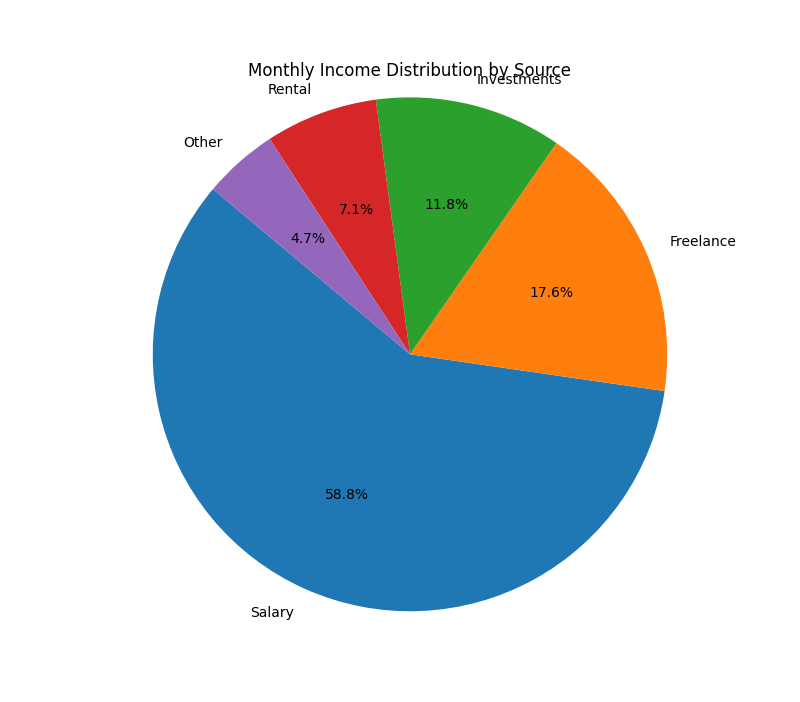

Write Python code to recreate this figure.
"""Create a pie chart to visualize the distribution of your monthly income by source. You have collected data on the various sources of your income, such as salary, freelance work, investments, and rental income. Share your conclusion/analysis.

 Input: income_sources = ['Salary', 'Freelance', 'Investments', 'Rental', 'Other'] 

monthly_income = [5000, 1500, 1000, 600, 400]"""

import matplotlib.pyplot as plt

# Data
income_sources = ['Salary', 'Freelance', 'Investments', 'Rental', 'Other']
monthly_income = [5000, 1500, 1000, 600, 400]

# Create pie chart
plt.figure(figsize=(8, 8))
plt.pie(monthly_income, labels=income_sources, autopct='%1.1f%%', startangle=140)
plt.title('Monthly Income Distribution by Source')
plt.axis('equal')  # Equal aspect ratio ensures that pie is drawn as a circle.
plt.show()
